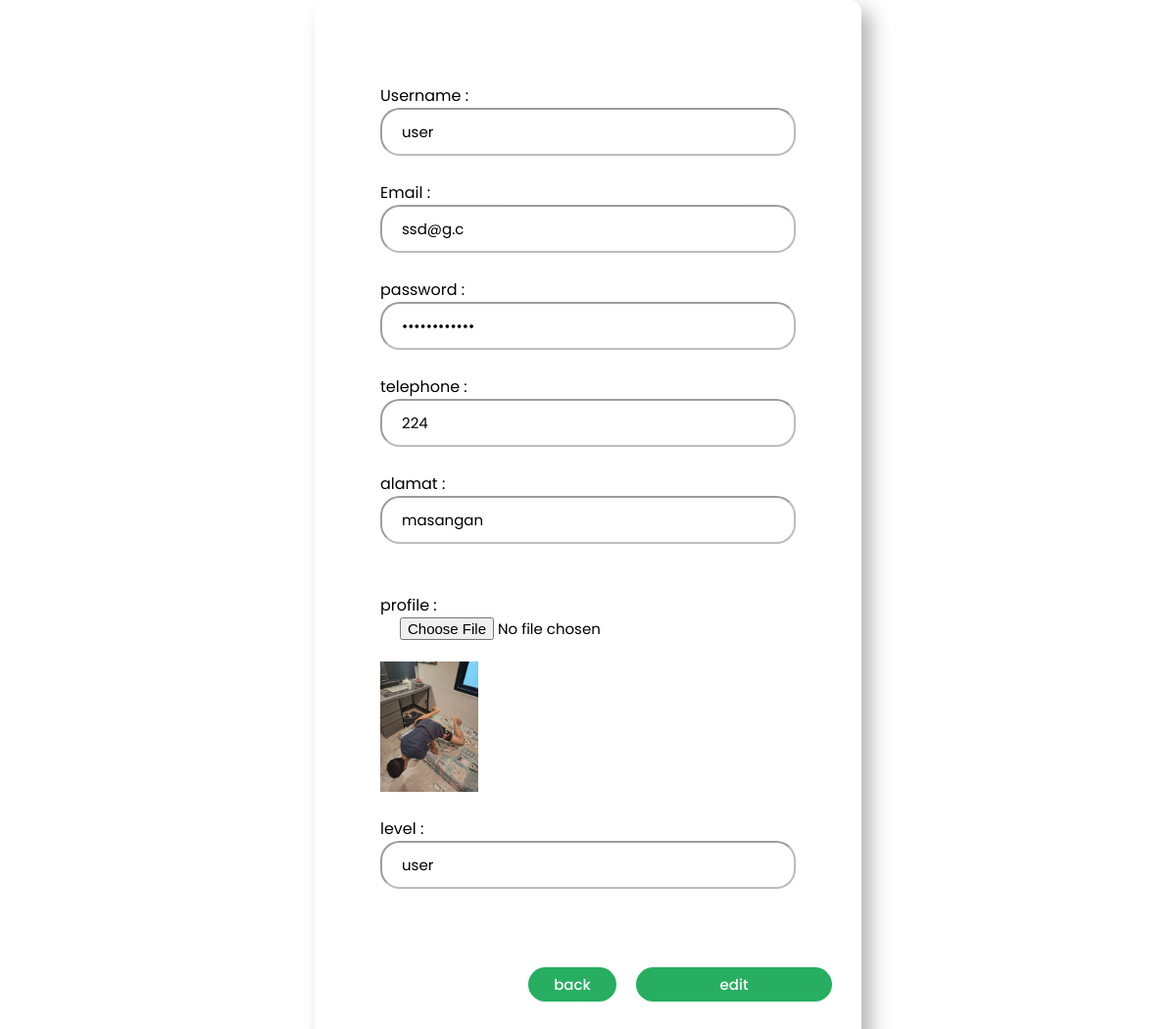
The page /admin/phpcrud/edit.php?id=51 on the database its author committed.
### tables this page shows
CREATE TABLE `user` (
  `id_user` int(11) NOT NULL,
  `username` varchar(300) NOT NULL,
  `email` varchar(300) NOT NULL,
  `password` varchar(300) NOT NULL,
  `telephone` int(11) NOT NULL,
  `level` varchar(5) NOT NULL,
  `address` varchar(200) NOT NULL,
  `photo_profile` varchar(100) NOT NULL
);

### admin/phpcrud/edit.php (the view, shortened to what this page needs)
<?php
require '../../login/koneksi.php';
?>
<?php
$id = $_GET ['id'];
$user = mysqli_query($conn, "SELECT * FROM user WHERE id_user = '$id'");
while ($data = mysqli_fetch_array($user)){
?>
<!DOCTYPE html>
<html lang="en">
<head>
    <link rel="stylesheet" href="galang-dana.css">
</head>
<body>
    <div id="page">
        <div class="box">
            <div class="atas">
                <form action="" method="post" enctype="multipart/form-data">
                    <br>
                    <label for="username">Username :</label>
                    <input type="text" name="username" id="username" required value= "<?php echo $data['username']?>">
                    <br>
                    <label for="email">Email :</label>
                    <input type="email" name="email" id="email" required value= "<?php echo $data['email']?>">
                    <br>
                    <label for="password">password :</label>
                    <input type="password" name="password" id="password" required value= "<?php echo $data['password']?>">
                    <br>
                    <label for="telephone">telephone :</label>
                    <input type="text" name="telephone" id="telephone" required value= "<?php echo $data['telephone']?>">
                    <br>
                    <label for="address">alamat :</label>
                    <input type="text" name="address" id="address" required value= "<?php echo $data['address']?>">
                    <br>
                    <br>
                    <label for="gambar">profile :</label>
                    <input type="file" name="gambar" id="gambar">
                    <?php
                    echo "<img class='pp' src='../../profile/file-pp/".$data["photo_profile"]."'>";
                    ?>
                    <br>
                    <label for="level">level :</label>
                    <input type="text" name="level" id="level" required value= "<?php echo $data['level']?>">
                </div>
                <div class="bawah">
                    <div class="btn">
                        <a href=""><button>back</button></a>
                        <div class="s">
                            <button type="submit" name="edit">edit</button>
                        </div>
                    </div>
                </div>
            </div>
        </div>
</body>
</html>
<?php
}
?>

### admin/phpcrud/galang-dana.css (style rules this page uses)
* { padding: 0; margin: 0; }
body { font-family: poppins; }
#page { height: 100vh; display: flex; }
.atas { display: flex; }
.atas form { display: flex; flex-direction: column; margin: auto; padding: 30px; margin-top: 30px; }
input { width: 400px; height: 45px; border-radius: 20px; font-family: poppins; padding-left: 20px; font-size: 15px; border-color: rgba(83, 82, 82, 0.388); }
.box { width: 558px; margin: auto; border-radius: 12px; box-shadow: 10px 10px 20px #0000004a; }
.btn { display: flex; justify-content: flex-end; gap: 20px; margin-top: 10px; padding: 10px; margin-bottom: 30px; margin-right: 20px; }
.btn button { border: none; cursor: pointer; width: 90px; background: #27AE60; font-size: 15px; font-family: poppins; font-weight: 500; border-radius: 20px; color: #fff; height: 35px; transition: all 75ms ease-in-out; margin-top: 30px; }
.btn .s button { width: 200px; }
img { max-width: 100%; max-height: 100%; height: auto; }
.pp { width: 100px; }

### rows shown on the page
user: username "user", email "ssd@g.c", telephone "224", address "masangan", photo_profile (picture), level "user"
